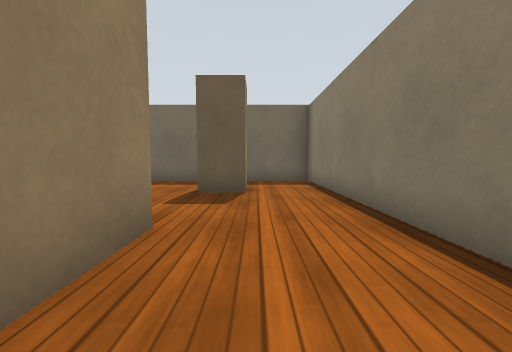
View 1 (above)

24 first-person views from a walk through a world built for the Gazebo simulator. The camera is 0.72 m above the floor, tilts 4° down and sees 90° across. The floor is counted in squares, 1 m on a side. Each view is taken from the middle of a square. On the plan, view 1 faces up. The plan holds only what a view shows up to about 9 squares ahead; the rest is blank. Gazebo's built-in surfaces are drawn with simple patterns.

View 2
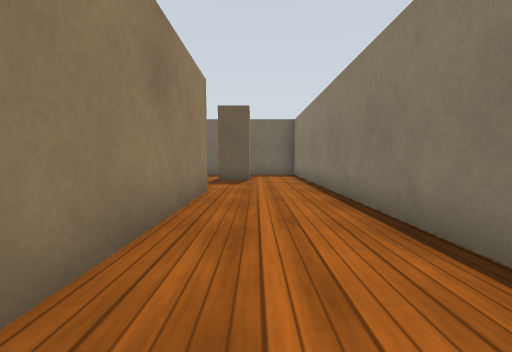

View 3
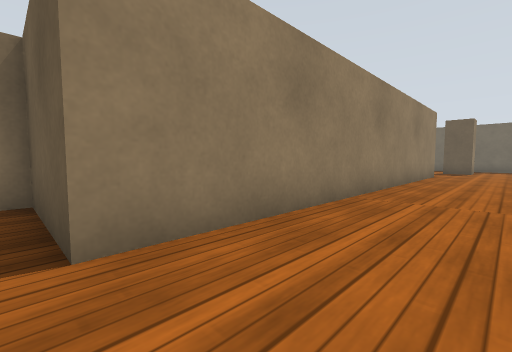

View 4
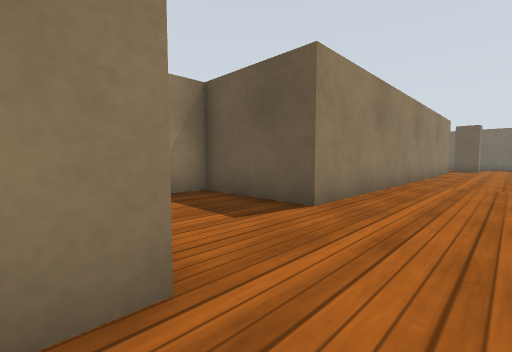

View 5
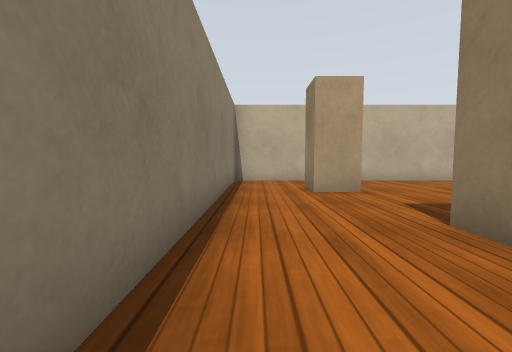

View 6
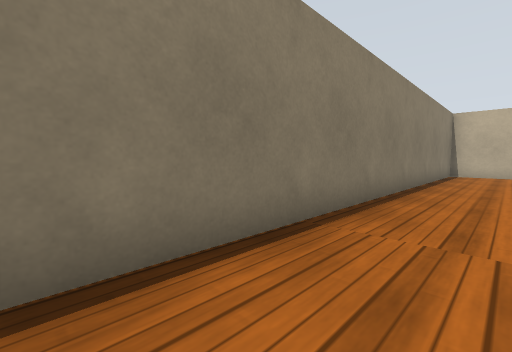

View 7
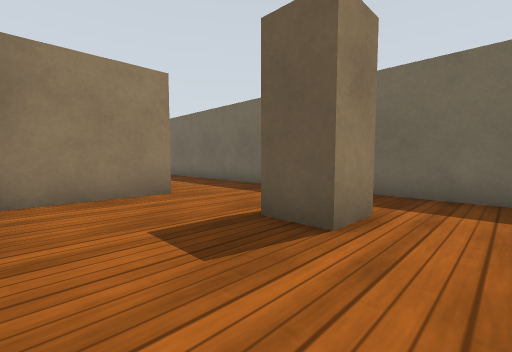

View 8
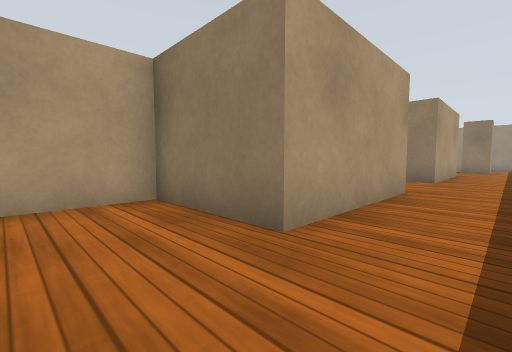

View 9
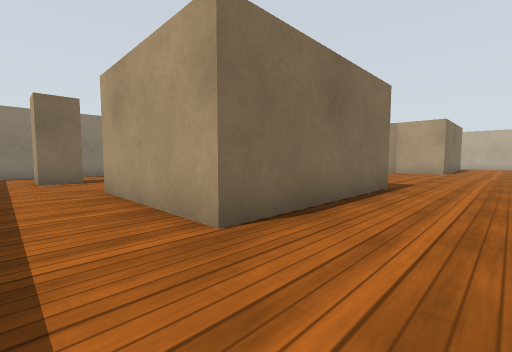

View 10
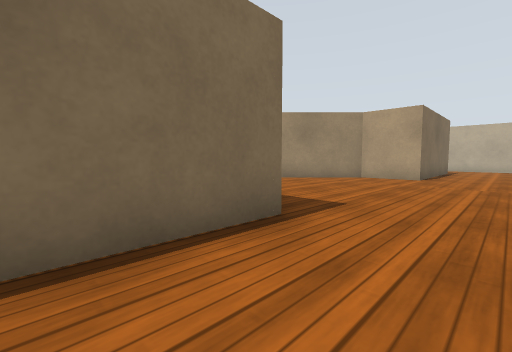

View 11
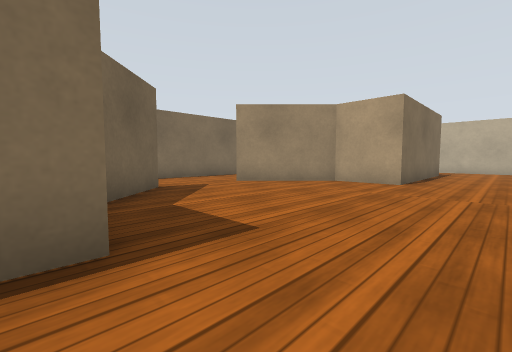

View 12
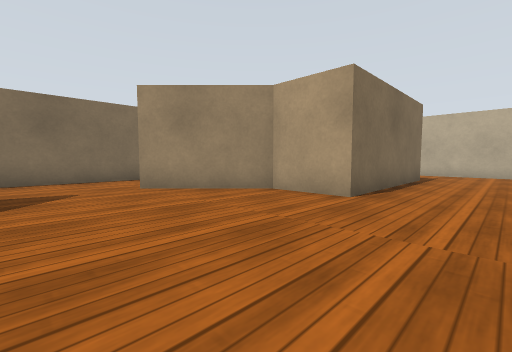

View 13
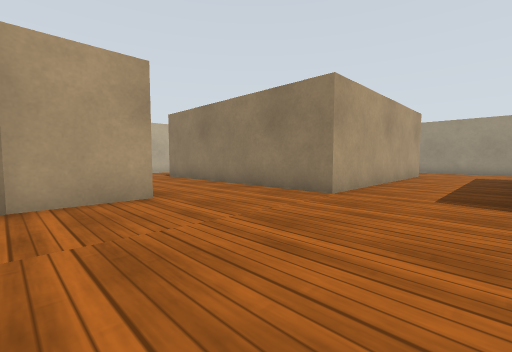

View 14
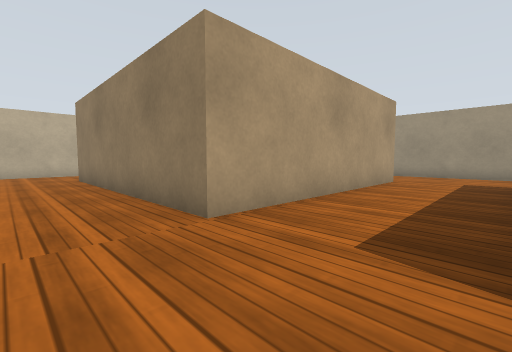

View 15
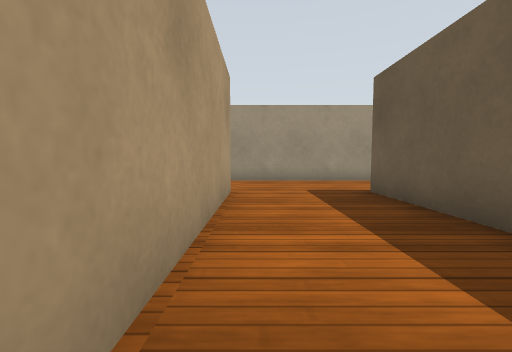

View 16
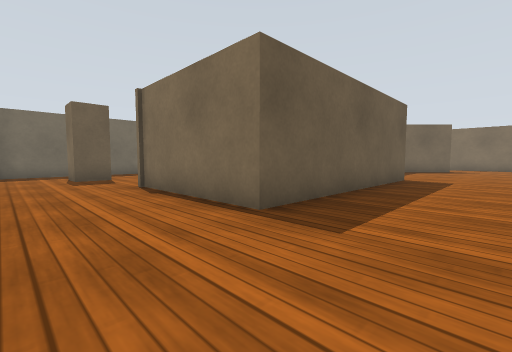

View 17
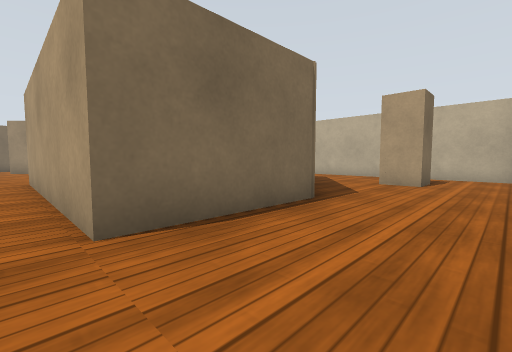

View 18
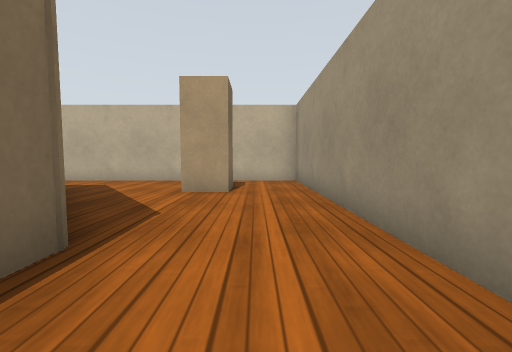

View 19
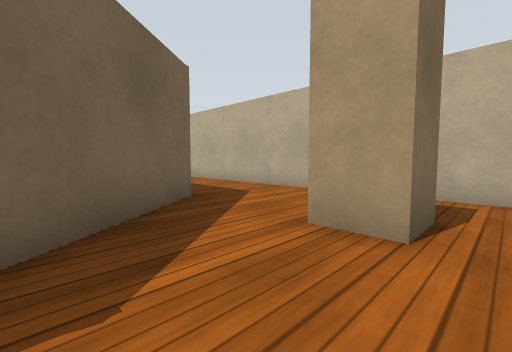

View 20
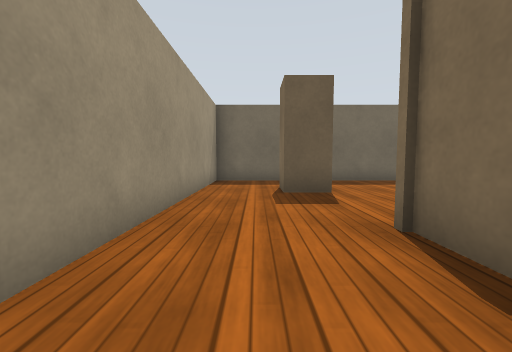

View 21
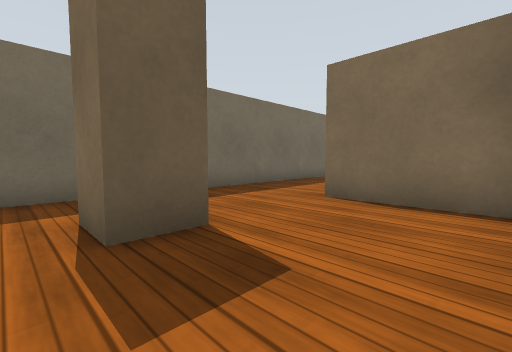

View 22
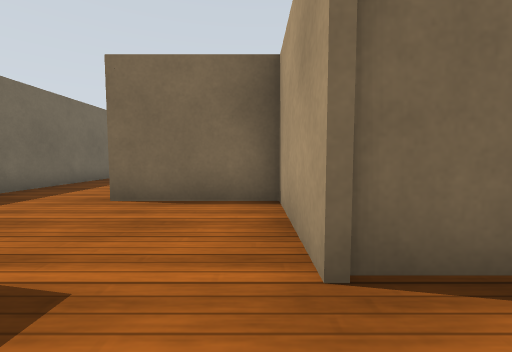

View 23
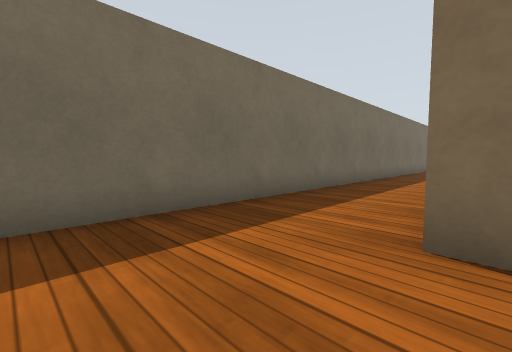

View 24
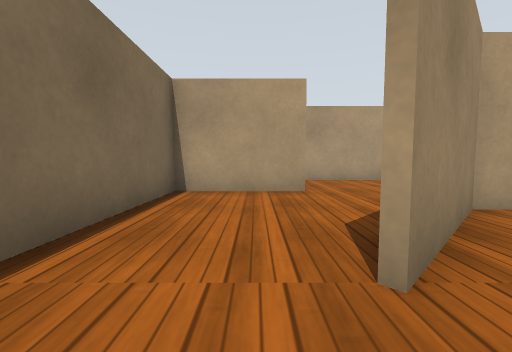

### Floor plan
Ten units are one square. View 1 is at (0, 0); x grows to the right and y downward. Boxes are objects, and circles mark ways between rooms. Rooms are numbered by the first view taken in them; rooms with no view inside come last. Other rooms are left out.
<svg viewBox="-208 -87 230 234">
<path fill="none" stroke="#000" d="M-13 114 -2 114 -2 125M-6 142 17 142 17 -25M-45 142 -24 142M-11 -26 -11 87 -39 87M-12 -53 -12 -63 -2 -63 -2 -53 -12 -53M-39 -55 -39 -26 -19 -26M17 -25 17 -82 -25 -82M-106 15 -175 15 -175 -26 -147 -26 -147 -55M-79 -4 -79 -55 -39 -55M-175 81 -175 45 -107 45 -107 116M-37 19 -54 2M-134 -55 -107 -55 -107 -46M-147 115 -167 90M-203 71 -203 142 -89 142M-79 116 -79 65 -60 65 -38 43M-41 85 -12 85 -12 19M-71 114 -46 114M-174 -53 -184 -53 -184 -64M-184 125 -184 114 -174 114M-54 142 -45 142M-25 -82 -203 -82 -203 49"/>
<circle cx="5" cy="-20" r="3" fill="#2a7"/>
<circle cx="-30" cy="-65" r="3" fill="#2a7"/>
<text x="0" y="70">1</text>
<text x="-10" y="-50">2</text>
<text x="-120" y="30">3</text>
</svg>
Room 1 opens to room 2. Room 2 opens to room 3.

Where each view was taken, in squares from view 1:
view 1: 0 up, 0 right, facing up
view 2: 3 down, 0 right, facing up
view 3: 9 down, 1 right, facing up-left
view 4: 12 down, 1 right, facing up-left
view 5: 6 down, 1 right, facing down
view 6: 2 down, 0 right, facing down-right
view 7: 3 up, 1 right, facing up-left
view 8: 7 up, 2 left, facing down-left
view 9: 7 up, 10 left, facing down-right
view 10: 3 up, 10 left, facing down-right
view 11: 1 up, 10 left, facing down-right
view 12: 2 down, 10 left, facing down-right
view 13: 2 down, 6 left, facing down-left
view 14: 2 down, 9 left, facing down-left
view 15: 4 down, 12 left, facing left
view 16: 4 down, 20 left, facing up-right
view 17: 4 down, 20 left, facing down-right
view 18: 6 down, 19 left, facing down
view 19: 9 down, 19 left, facing down-right
view 20: 0 up, 19 left, facing up
view 21: 3 up, 19 left, facing up-right
view 22: 3 up, 19 left, facing right
view 23: 5 up, 17 left, facing up-right
view 24: 3 down, 3 left, facing down
